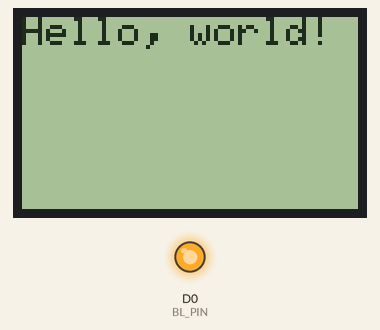
Simulated run of this sketch. Board: ESP8266 (Wemos D1 mini). Parts: 84×48 one-colour display, output pins drawn as LEDs (lit = HIGH). What the sketch prints to the serial monitor is not drawn.

Above: at 2.1 s.

The sketch:

hello-world.ino
```cpp
/* Hello World
 * Display a simple message on the first line of the screen
 *
 * Connections:
 * WeMos D1 Mini   Nokia 5110    Description
 * (ESP8266)       PCD8544 LCD
 *
 * D2 (GPIO4)      0 RST         Output from ESP to reset display
 * D1 (GPIO5)      1 CE          Output from ESP to chip select/enable display
 * D6 (GPIO12)     2 DC          Output from display data/command to ESP
 * D7 (GPIO13)     3 Din         Output from ESP SPI MOSI to display data input
 * D5 (GPIO14)     4 Clk         Output from ESP SPI clock
 * 3V3             5 Vcc         3.3V from ESP to display
 * D0 (GPIO16)     6 BL          3.3V to turn backlight on, or PWM
 * G               7 Gnd         Ground
 *
 * More info:
 * https://github.com/mcauser/WeMos-D1-mini-Nokia-5110-PCD8544
 *
 * Dependencies:
 * https://github.com/adafruit/Adafruit-GFX-Library
 * https://github.com/adafruit/Adafruit-PCD8544-Nokia-5110-LCD-library
 * - This pull request adds ESP8266 support:
 * - https://github.com/adafruit/Adafruit-PCD8544-Nokia-5110-LCD-library/pull/27
 */

#include <Arduino.h>

#include <SPI.h>
#include <Adafruit_GFX.h>
#include <Adafruit_PCD8544.h>

// Pins
const int8_t RST_PIN = D2;
const int8_t CE_PIN = D1;
const int8_t DC_PIN = D6;
//const int8_t DIN_PIN = D7;  // Uncomment for Software SPI
//const int8_t CLK_PIN = D5;  // Uncomment for Software SPI
const int8_t BL_PIN = D0;


// Software SPI with explicit CE pin.
// Adafruit_PCD8544 display = Adafruit_PCD8544(CLK_PIN, DIN_PIN, DC_PIN, CE_PIN, RST_PIN);

// Software SPI with CE tied to ground. Saves a pin but other pins can't be shared with other hardware.
// Adafruit_PCD8544(int8_t CLK_PIN, int8_t DIN_PIN, int8_t DC_PIN, int8_t RST_PIN);

// Hardware SPI based on hardware controlled SCK (SCLK) and MOSI (DIN) pins. CE is still controlled by any IO pin.
// NOTE: MISO and SS will be set as an input and output respectively, so be careful sharing those pins!
Adafruit_PCD8544 display = Adafruit_PCD8544(DC_PIN, CE_PIN, RST_PIN);

void setup() {
  Serial.begin(9600);
  Serial.println("\n\nWeMos D1 Mini + Nokia 5110 PCD8544 84x48 Monochrome LCD\nUsing Adafruit_PCD8544 and Adafruit_GFX libraries\n");

  // Turn LCD backlight on
  pinMode(BL_PIN, OUTPUT);
  digitalWrite(BL_PIN, HIGH);

  display.begin();
  display.setContrast(60);  // Adjust for your display
  Serial.println("Show Adafruit logo bitmap");

  // Show the Adafruit logo, which is preloaded into the buffer by their library
  // display.clearDisplay();
  delay(2000);

  display.clearDisplay();
  display.setTextSize(1);
  display.setTextColor(BLACK);
  display.setCursor(0,0);
  display.println("Hello, world!");
  display.display();
  Serial.println("You should now see Hello, world! on the display");
}

void loop() {
}
```
